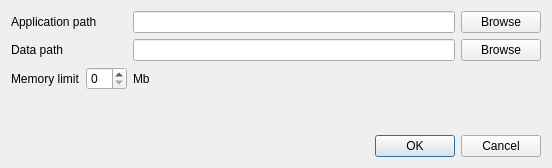
<?xml version="1.0" encoding="UTF-8"?>
<ui version="4.0">
 <class>ApplicationConfigDialog</class>
 <widget class="QDialog" name="ApplicationConfigDialog">
  <property name="geometry">
   <rect>
    <x>0</x>
    <y>0</y>
    <width>552</width>
    <height>168</height>
   </rect>
  </property>
  <property name="windowTitle">
   <string>Application configuration</string>
  </property>
  <layout class="QGridLayout" name="gridLayout">
   <item row="0" column="0" colspan="2">
    <widget class="QLabel" name="label">
     <property name="text">
      <string>Application path</string>
     </property>
    </widget>
   </item>
   <item row="0" column="3">
    <widget class="QPushButton" name="pushButton_AppPath">
     <property name="text">
      <string>Browse</string>
     </property>
    </widget>
   </item>
   <item row="1" column="3">
    <widget class="QPushButton" name="pushButton_DataPath">
     <property name="text">
      <string>Browse</string>
     </property>
    </widget>
   </item>
   <item row="1" column="2">
    <widget class="QLineEdit" name="lineEdit_DataPath"/>
   </item>
   <item row="2" column="2">
    <widget class="QLabel" name="label_4">
     <property name="text">
      <string>Mb</string>
     </property>
    </widget>
   </item>
   <item row="1" column="0" colspan="2">
    <widget class="QLabel" name="label_2">
     <property name="text">
      <string>Data path           </string>
     </property>
    </widget>
   </item>
   <item row="2" column="0">
    <widget class="QLabel" name="label_3">
     <property name="text">
      <string>Memory limit</string>
     </property>
    </widget>
   </item>
   <item row="0" column="2">
    <widget class="QLineEdit" name="lineEdit_AppPath"/>
   </item>
   <item row="2" column="1">
    <widget class="QSpinBox" name="spinBox"/>
   </item>
   <item row="3" column="0">
    <spacer name="verticalSpacer">
     <property name="orientation">
      <enum>Qt::Vertical</enum>
     </property>
     <property name="sizeHint" stdset="0">
      <size>
       <width>20</width>
       <height>40</height>
      </size>
     </property>
    </spacer>
   </item>
   <item row="4" column="0" colspan="4">
    <widget class="QDialogButtonBox" name="buttonBox">
     <property name="orientation">
      <enum>Qt::Horizontal</enum>
     </property>
     <property name="standardButtons">
      <set>QDialogButtonBox::Cancel|QDialogButtonBox::Ok</set>
     </property>
    </widget>
   </item>
  </layout>
 </widget>
 <resources/>
 <connections>
  <connection>
   <sender>buttonBox</sender>
   <signal>accepted()</signal>
   <receiver>ApplicationConfigDialog</receiver>
   <slot>accept()</slot>
   <hints>
    <hint type="sourcelabel">
     <x>248</x>
     <y>254</y>
    </hint>
    <hint type="destinationlabel">
     <x>157</x>
     <y>274</y>
    </hint>
   </hints>
  </connection>
  <connection>
   <sender>buttonBox</sender>
   <signal>rejected()</signal>
   <receiver>ApplicationConfigDialog</receiver>
   <slot>reject()</slot>
   <hints>
    <hint type="sourcelabel">
     <x>316</x>
     <y>260</y>
    </hint>
    <hint type="destinationlabel">
     <x>286</x>
     <y>274</y>
    </hint>
   </hints>
  </connection>
 </connections>
</ui>
